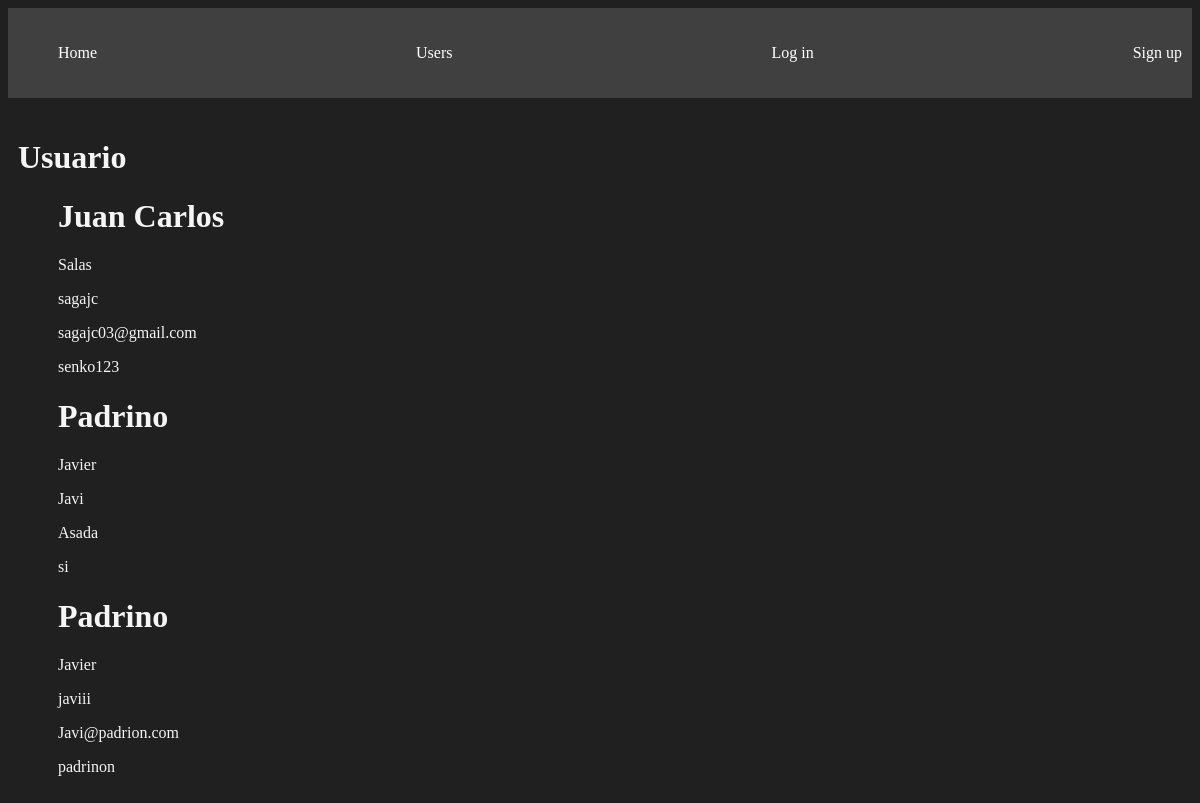
The app's page /usuario/ with its own data.
### intSocial/models.py (models this page shows, shortened)
class Usuario(models.Model):
    nombre = models.CharField(max_length=50)
    apellidos = models.CharField(max_length=50)
    username = models.CharField(max_length=50, unique=True)
    email = models.CharField(max_length=255, unique=True)
    contasenia = models.CharField(max_length=60)
    esta_Activo = models.BooleanField(default=True)
    es_Admin = models.BooleanField(default=False)
    creado_en = models.DateTimeField(auto_now_add=True)
    actualizado_en = models.DateTimeField(auto_now=True)

### intSocial/views.py (the view)
# urls.py: path('usuario/', views.usuario, name="usuario"),
def usuario(request):
    usuarios = Usuario.objects.all()
    return render(request, "usuario.html", {
        'usuarios': usuarios
    })

### intSocial/templates/usuario.html
{%extends 'layouts/base.html'%}
{%block content%}
<h1>Usuario</h1>
{% for usuario in usuarios %}
<dir>
    <h1>{{usuario.nombre}}</h1>
    <p>{{usuario.apellidos}}</p>
    <p>{{usuario.username}}</p>
    <p>{{usuario.email}}</p>
    <p>{{usuario.contasenia}}</p>
</dir>
{%endfor%}
{%endblock%}

### intSocial/static/styles/main.css (style rules this page uses)
body { background-color: #202020; color: whitesmoke; }

### records on screen
Usuario: nombre "Juan Carlos", apellidos "Salas", username "sagajc", email "sagajc03@gmail.com", contasenia "senko123"
Usuario: nombre "Padrino", apellidos "Javier", username "Javi", email "Asada", contasenia "si"
Usuario: nombre "Padrino", apellidos "Javier", username "javiii", email "Javi@padrion.com", contasenia "padrinon"
